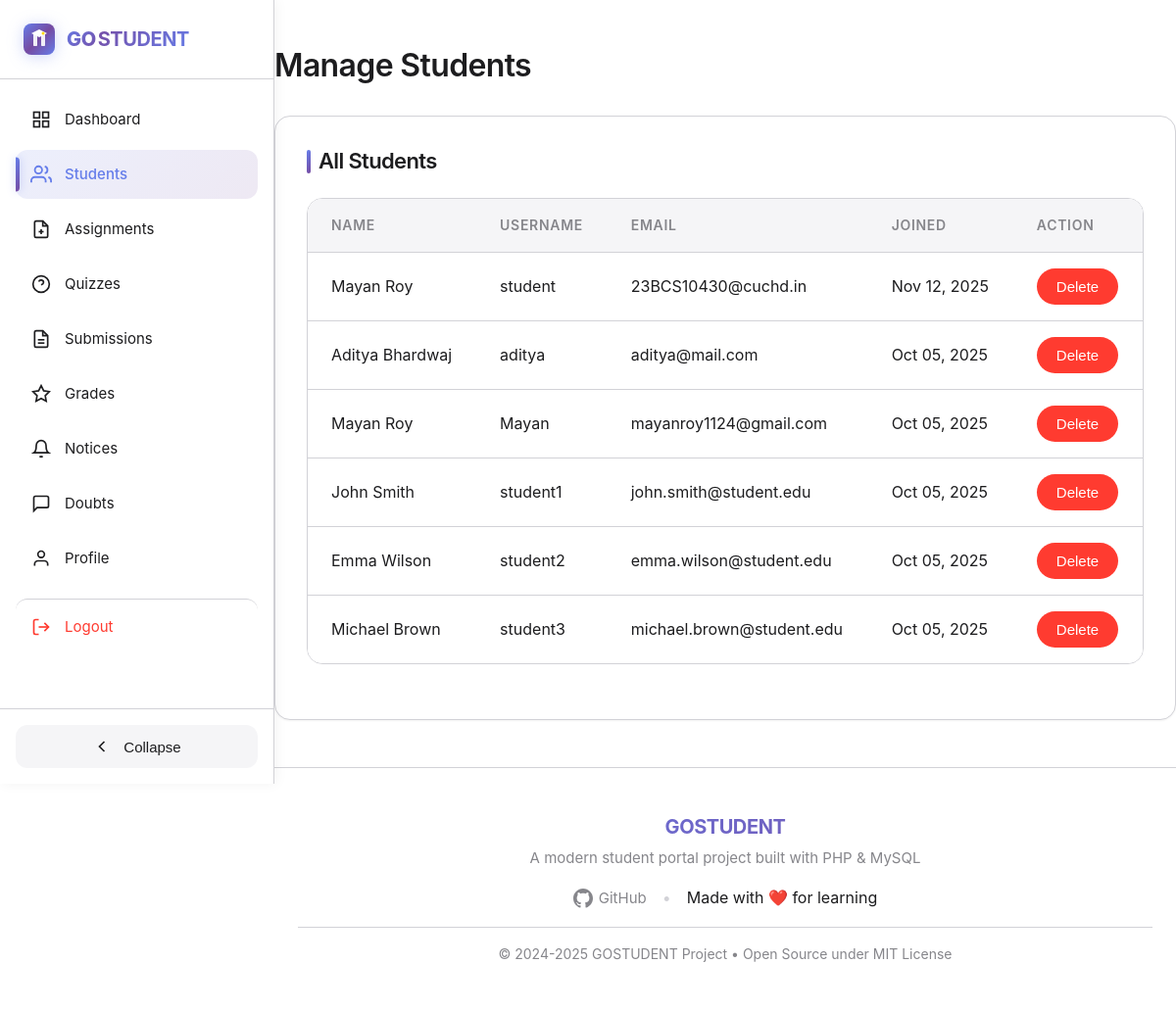
The app's page /pages/teacher/manage_students.php (signed in) with its own data.
### tables this page shows
CREATE TABLE `users` (
  `id` int(11) NOT NULL,
  `username` varchar(50) NOT NULL,
  `password` varchar(255) NOT NULL,
  `role` enum('student','teacher') NOT NULL,
  `name` varchar(100) NOT NULL,
  `email` varchar(100) NOT NULL,
  `phone` varchar(20) DEFAULT NULL,
  `address` text DEFAULT NULL,
  `dob` date DEFAULT NULL,
  `profile_picture` varchar(255) DEFAULT NULL,
  `created_at` timestamp NOT NULL DEFAULT current_timestamp(),
  `updated_at` timestamp NOT NULL DEFAULT current_timestamp() ON UPDATE current_timestamp()
);

### pages/teacher/manage_students.php (the view, shortened to what this page needs)
<?php
require_once '../../includes/header.php';
?>
<h2 class="mb-xl">Manage Students</h2>
<div class="card">
    <div class="card-content">
        <h3 class="card-title">All Students</h3>
        <div class="table-container">
            <table>
                <thead>
                    <tr>
                        <th>Name</th>
                        <th>Username</th>
                        <th>Email</th>
                        <th>Joined</th>
                        <th>Action</th>
                    </tr>
                </thead>
                <tbody>
                    <?php
                    $stmt = $pdo->query("SELECT * FROM users WHERE role = 'student' ORDER BY created_at DESC");
                    while ($row = $stmt->fetch()) {
                        echo '<tr>';
                        echo '<td>' . htmlspecialchars($row['name']) . '</td>';
                        echo '<td>' . htmlspecialchars($row['username']) . '</td>';
                        echo '<td>' . htmlspecialchars($row['email']) . '</td>';
                        echo '<td>' . date('M d, Y', strtotime($row['created_at'])) . '</td>';
                        echo '<td>';
                        echo '<form method="POST" style="display:inline;" onsubmit="return confirm(\'Are you sure you want to delete this student? This action cannot be undone.\')">';
                        echo '<button type="submit" class="btn btn-destructive">Delete</button>';
                        echo '</form>';
                        echo '</td>';
                        echo '</tr>';
                    }
                    ?>
                </tbody>
            </table>
        </div>
    </div>
</div>
<?php require_once '../../includes/footer.php'; ?>

### assets/css/apple-theme.css (style rules this page uses)
:root { --color-background: #ffffff; --color-foreground: #1d1d1f; --color-card: #ffffff; --color-card-foreground: #1d1d1f; --color-primary: #007aff; --color-primary-foreground: #ffffff; --color-secondary: #f5f5f7; --color-secondary-foreground: #1d1d1f; --color-muted: #f5f5f7; --color-muted-foreground: #86868b; --color-accent: #f5f5f7; --color-accent-foreground: #1d1d1f; --color-destructive: #ff3b30; --color-destructive-foreground: #ffffff; --color-success: #34c759; --color-warning: #ff9500; --color-border: #d2d2d7; --color-input: #f5f5f7; --color-ring: #007aff; --shadow-sm: 0 1px 2px 0 rgba(0, 0, 0, 0.05); --shadow-md: 0 4px 6px -1px rgba(0, 0, 0, 0.1), 0 2px 4px -1px rgba(0, 0, 0, 0.06); --shadow-lg: 0 10px 15px -3px rgba(0, 0, 0, 0.1), 0 4px 6px -2px rgba(0, 0, 0, 0.05); --shadow-xl: 0 20px 25px -5px rgba(0, 0, 0, 0.1), 0 10px 10px -5px rgba(0, 0, 0, 0.04); --radius-sm: 8px; --radius-md: 12px; --radius-lg: 16px; --radius-xl: 20px; --radius-full: 9999px; --font-sans: -apple-system, BlinkMacSystemFont, "SF Pro Display", "Segoe UI", Roboto, "Helvetica Neue", Arial, sans-serif; --font-mono: "SF Mono", Monaco, "Cascadia Code", "Courier New", monospace; --spacing-xs: 4px; --spacing-sm: 8px; --spacing-md: 16px; --spacing-lg: 24px; --spacing-xl: 32px; --spacing-2xl: 48px; --transition-fast: 150ms cubic-bezier(0.4, 0, 0.2, 1); --transition-base: 250ms cubic-bezier(0.4, 0, 0.2, 1); --transition-slow: 350ms cubic-bezier(0.4, 0, 0.2, 1); }
* { margin: 0; padding: 0; box-sizing: border-box; }
html { -webkit-font-smoothing: antialiased; -moz-osx-font-smoothing: grayscale; text-rendering: optimizeLegibility; }
body { font-family: var(--font-sans); background-color: var(--color-background); color: var(--color-foreground); line-height: 1.6; font-size: 16px; transition: background-color var(--transition-base), color var(--transition-base); }
h1, h2, h3, h4, h5, h6 { font-weight: 600; line-height: 1.2; letter-spacing: -0.02em; color: var(--color-foreground); }
h2 { font-size: 2rem; }
h3 { font-size: 1.75rem; }
body { display: flex; min-height: 100vh; }
.card { background: var(--color-card); border: 1px solid var(--color-border); border-radius: var(--radius-lg); padding: var(--spacing-xl); box-shadow: var(--shadow-sm); transition: all var(--transition-base); overflow: hidden; }
.card-title { font-size: 1.375rem; font-weight: 600; margin-bottom: var(--spacing-lg); color: var(--color-foreground); letter-spacing: -0.03em; display: flex; align-items: center; gap: var(--spacing-sm); }
.card-title::before { content: ''; width: 4px; height: 24px; background: linear-gradient(135deg, #667eea 0%, #764ba2 100%); border-radius: 2px; }
.card-content { color: var(--color-foreground); }
.btn { display: inline-flex; align-items: center; justify-content: center; gap: var(--spacing-sm); padding: 10px 20px; border-radius: var(--radius-full); font-size: 0.9375rem; font-weight: 500; border: none; cursor: pointer; transition: all var(--transition-fast); text-decoration: none; white-space: nowrap; }
.btn-destructive { background-color: var(--color-destructive); color: var(--color-destructive-foreground); }
.table-container { overflow-x: auto; border-radius: var(--radius-lg); border: 1px solid var(--color-border); }
table { width: 100%; border-collapse: collapse; background: var(--color-card); }
thead { background-color: var(--color-muted); }
th { padding: var(--spacing-md); text-align: left; font-weight: 600; font-size: 0.875rem; color: var(--color-muted-foreground); text-transform: uppercase; letter-spacing: 0.05em; }
td { padding: var(--spacing-md); border-top: 1px solid var(--color-border); color: var(--color-foreground); }
.mb-xl { margin-bottom: var(--spacing-xl); }
.table-container { background: var(--color-card); border: 1px solid var(--color-border); border-radius: var(--radius-lg); overflow: hidden; margin-bottom: var(--spacing-lg); }
table { width: 100%; border-collapse: collapse; }
thead { background: var(--color-muted); }
thead th { padding: var(--spacing-md) var(--spacing-lg); text-align: left; font-weight: 600; font-size: 0.875rem; text-transform: uppercase; letter-spacing: 0.05em; color: var(--color-muted-foreground); }
tbody tr { border-bottom: 1px solid var(--color-border); transition: background-color var(--transition-fast); }
tbody tr:last-child { border-bottom: none; }
tbody td { padding: var(--spacing-md) var(--spacing-lg); color: var(--color-foreground); }

### records on screen
users: name "Mayan Roy", username "student", email "23BCS10430@cuchd.in", created_at "Nov 12, 2025"
users: name "Aditya Bhardwaj", username "aditya", email "aditya@mail.com", created_at "Oct 05, 2025"
users: name "Mayan Roy", username "Mayan", email "mayanroy1124@gmail.com", created_at "Oct 05, 2025"
users: name "John Smith", username "student1", email "john.smith@student.edu", created_at "Oct 05, 2025"
users: name "Emma Wilson", username "student2", email "emma.wilson@student.edu", created_at "Oct 05, 2025"
users: name "Michael Brown", username "student3", email "michael.brown@student.edu", created_at "Oct 05, 2025"
